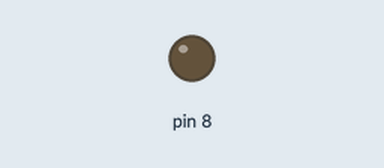
Bench run of a sketch on a simulated Arduino Uno, built with avr-gcc and run on an emulated ATmega328P. Parts: output pins drawn as LEDs (lit = HIGH).

Above: at 0.3 s.
At 10.6 s:
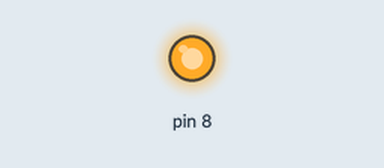
Timing chart, 0 to 11.2 s (numbered marks = the images above):
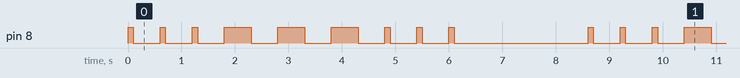

The sketch:

week1_zad1_4.ino
```cpp
void setup() {
  pinMode(8, OUTPUT);
}

void morse_letter(int time1, int time2, int port, int amount){
  for(int i=0; i<amount; i++){
  digitalWrite(port, HIGH);
  delay(time1);
  digitalWrite(port, LOW);
  delay(time2);
  }
}

void loop() {
  morse_letter(100, 500, 8, 3);
  morse_letter(500, 500, 8, 3);
  morse_letter(100, 500, 8, 3);

  delay(2000);
}
```

Measured:
- by itself, pin 8: repeats every 8.6 s: 2 × (LOW 0.50 s, HIGH 0.10 s), 3 × (LOW 0.50 s, HIGH 0.50 s), 3 × (LOW 0.50 s, HIGH 0.10 s), LOW 2.5 s, HIGH 0.10 s
- by itself, everything shown: repeats every 8.6 s, in 18 steps
